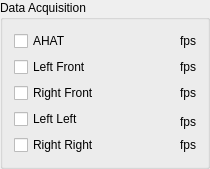
                   <widget class="QGroupBox" name="groupBox">
                    <property name="title">
                     <string>Data Acquisition</string>
                    </property>
                    <layout class="QHBoxLayout" name="horizontalLayout_15">
                     <item>
                      <layout class="QVBoxLayout" name="verticalLayout_8">
                       <property name="topMargin">
                        <number>0</number>
                       </property>
                       <item>
                        <layout class="QHBoxLayout" name="horizontalLayout_7">
                         <property name="topMargin">
                          <number>0</number>
                         </property>
                         <item>
                          <widget class="QCheckBox" name="AHAT_acq">
                           <property name="text">
                            <string>AHAT</string>
                           </property>
                          </widget>
                         </item>
                         <item>
                          <spacer name="horizontalSpacer_2">
                           <property name="orientation">
                            <enum>Qt::Horizontal</enum>
                           </property>
                           <property name="sizeHint" stdset="0">
                            <size>
                             <width>40</width>
                             <height>20</height>
                            </size>
                           </property>
                          </spacer>
                         </item>
                         <item>
                          <widget class="QLabel" name="fps_AHAT">
                           <property name="minimumSize">
                            <size>
                             <width>50</width>
                             <height>0</height>
                            </size>
                           </property>
                           <property name="text">
                            <string>fps</string>
                           </property>
                           <property name="alignment">
                            <set>Qt::AlignRight|Qt::AlignTrailing|Qt::AlignVCenter</set>
                           </property>
                          </widget>
                         </item>
                        </layout>
                       </item>
                       <item>
                        <layout class="QHBoxLayout" name="horizontalLayout_13">
                         <property name="topMargin">
                          <number>0</number>
                         </property>
                         <item>
                          <widget class="QCheckBox" name="LF_acq">
                           <property name="enabled">
                            <bool>true</bool>
                           </property>
                           <property name="text">
                            <string>Left Front</string>
                           </property>
                          </widget>
                         </item>
                         <item>
                          <spacer name="horizontalSpacer_4">
                           <property name="orientation">
                            <enum>Qt::Horizontal</enum>
                           </property>
                           <property name="sizeHint" stdset="0">
                            <size>
                             <width>40</width>
                             <height>20</height>
                            </size>
                           </property>
                          </spacer>
                         </item>
                         <item>
                          <widget class="QLabel" name="fps_LF">
                           <property name="minimumSize">
                            <size>
                             <width>50</width>
                             <height>0</height>
                            </size>
                           </property>
                           <property name="text">
                            <string>fps</string>
                           </property>
                           <property name="alignment">
                            <set>Qt::AlignRight|Qt::AlignTrailing|Qt::AlignVCenter</set>
                           </property>
                          </widget>
                         </item>
                        </layout>
                       </item>
                       <item>
                        <layout class="QHBoxLayout" name="horizontalLayout_14">
                         <property name="topMargin">
                          <number>0</number>
                         </property>
                         <item>
                          <widget class="QCheckBox" name="RF_acq">
                           <property name="text">
                            <string>Right Front</string>
                           </property>
                          </widget>
                         </item>
                         <item>
                          <spacer name="horizontalSpacer_5">
                           <property name="orientation">
                            <enum>Qt::Horizontal</enum>
                           </property>
                           <property name="sizeHint" stdset="0">
                            <size>
                             <width>40</width>
                             <height>20</height>
                            </size>
                           </property>
                          </spacer>
                         </item>
                         <item>
                          <widget class="QLabel" name="fps_RF">
                           <property name="minimumSize">
                            <size>
                             <width>50</width>
                             <height>0</height>
                            </size>
                           </property>
                           <property name="text">
                            <string>fps</string>
                           </property>
                           <property name="alignment">
                            <set>Qt::AlignRight|Qt::AlignTrailing|Qt::AlignVCenter</set>
                           </property>
                          </widget>
                         </item>
                        </layout>
                       </item>
                       <item>
                        <layout class="QHBoxLayout" name="horizontalLayout_19">
                         <property name="topMargin">
                          <number>0</number>
                         </property>
                         <item>
                          <widget class="QCheckBox" name="LL_acq">
                           <property name="text">
                            <string>Left Left</string>
                           </property>
                          </widget>
                         </item>
                         <item>
                          <spacer name="horizontalSpacer_6">
                           <property name="orientation">
                            <enum>Qt::Horizontal</enum>
                           </property>
                           <property name="sizeHint" stdset="0">
                            <size>
                             <width>40</width>
                             <height>20</height>
                            </size>
                           </property>
                          </spacer>
                         </item>
                         <item>
                          <widget class="QLabel" name="fps_LL">
                           <property name="minimumSize">
                            <size>
                             <width>50</width>
                             <height>0</height>
                            </size>
                           </property>
                           <property name="text">
                            <string>fps</string>
                           </property>
                           <property name="alignment">
                            <set>Qt::AlignBottom|Qt::AlignRight|Qt::AlignTrailing</set>
                           </property>
                          </widget>
                         </item>
                        </layout>
                       </item>
                       <item>
                        <layout class="QHBoxLayout" name="horizontalLayout_20">
                         <property name="topMargin">
                          <number>0</number>
                         </property>
                         <item>
                          <widget class="QCheckBox" name="RR_acq">
                           <property name="text">
                            <string>Right Right</string>
                           </property>
                          </widget>
                         </item>
                         <item>
                          <spacer name="horizontalSpacer_7">
                           <property name="orientation">
                            <enum>Qt::Horizontal</enum>
                           </property>
                           <property name="sizeHint" stdset="0">
                            <size>
                             <width>40</width>
                             <height>20</height>
                            </size>
                           </property>
                          </spacer>
                         </item>
                         <item>
                          <widget class="QLabel" name="fps_RR">
                           <property name="minimumSize">
                            <size>
                             <width>50</width>
                             <height>0</height>
                            </size>
                           </property>
                           <property name="text">
                            <string>fps</string>
                           </property>
                           <property name="alignment">
                            <set>Qt::AlignRight|Qt::AlignTrailing|Qt::AlignVCenter</set>
                           </property>
                          </widget>
                         </item>
                        </layout>
                       </item>
                      </layout>
                     </item>
                    </layout>
                   </widget>
